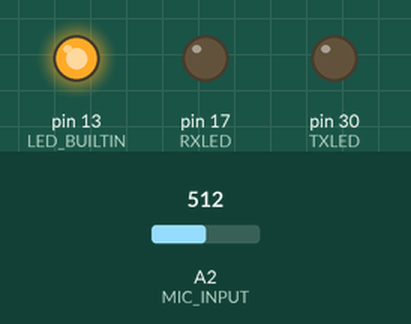
Simulated run of this sketch. Board: Arduino Mega 2560, built with avr-gcc and run on an emulated ATmega2560. Parts: output pins drawn as LEDs (lit = HIGH). The test bench sets the inputs (shaded band); at power-on: A2 (MIC_INPUT) = 512. What the sketch prints to the serial monitor is not drawn.

Above: at 2.0 s.
At 4.1 s:
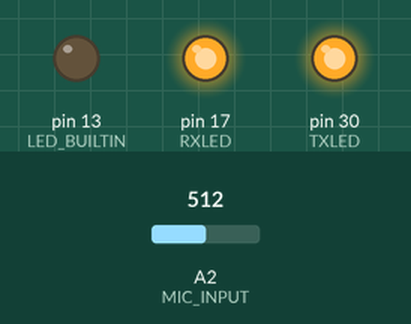
At 5.5 s:
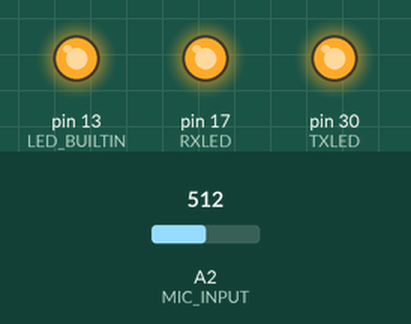
Timing chart, 0 to 6.5 s (numbered marks = the images above):
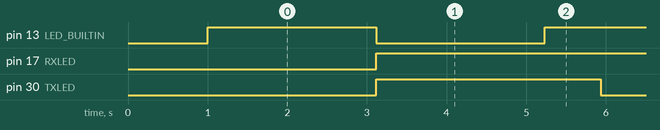

The sketch:

collect-data-envelope.ino
```cpp
/*
 * collect-data-envelope.ino
 * Data collection sketch for SIXT33N Voice Classification Lab
 *
 * EE16B Spring 2016
 * Emily Naviasky & Nathaniel Mailoa
 *
 * EE 16B Fall 2017
 * Andrew Blatner
 */

#define MIC_INPUT                   A2
#define SIZE                        5504
#define ADC_TIMER_MS                0.35
#define AVG_SHIFT                   5
#define AVG_SIZE                    (int) pow(2, AVG_SHIFT)
#define SIZE_AFTER_FILTER           (int) SIZE / AVG_SIZE

#define RXLED  17
#define TXLED  30

//data array and index pointer
int16_t out[SIZE_AFTER_FILTER] = {0};

int16_t re0[AVG_SIZE] = {0};
int16_t re1[AVG_SIZE] = {0};
volatile int re_pointer = 0;
int write_arr = 0;

void envelope(int16_t* data, int16_t* data_out, int index){
  int32_t avg = 0;
  for (int i = 0; i < AVG_SIZE; i++) {
      avg += data[i];
  }

  avg = avg >> AVG_SHIFT;
  data_out[index] = abs(data[0] - avg);

  for (int i = 1; i < AVG_SIZE; i++) {
      data_out[index] += abs(data[i] - avg);
  }
}

void setup(void) {
  //microphone ADC
  pinMode(MIC_INPUT, INPUT);
  pinMode(LED_BUILTIN, OUTPUT);
  pinMode(RXLED, OUTPUT);
  pinMode(TXLED, OUTPUT);
  delay(1000);

  re_pointer = 0;

  cli();

  TCCR1A = 0;// set entire TCCR1A register to 0
  TCCR1B = 0;// same for TCCR1B
  TCNT1  = 0;//initialize counter value to 0
  OCR1A = 15.624 * ADC_TIMER_MS;// = (16*10^6) / (1*1024) - 1 (must be <65536)
  TCCR1B |= (1 << WGM12);
  TCCR1B |= (1 << CS12) | (1 << CS10);
  TIMSK1 |= (1 << OCIE1A);

  sei();

  Serial.begin(38400);
}

int16_t * get_re(int loc){
  switch(loc){
    case 0:
      return re0;
    case 1:
      return re1;
    default:
      return re0;
  }
}


void loop(void) {
  if (re_pointer%AVG_SIZE == 0 && re_pointer <= SIZE){ // TODO: REMOVE second condition if not work
    write_arr = !write_arr;
    envelope(get_re(!write_arr), out, re_pointer>>AVG_SHIFT);
  }
  if (re_pointer == (int) (SIZE / 3)) {
    digitalWrite(TXLED, LOW);
  }
  if (re_pointer == (int) (SIZE * 2 / 3)) {
    digitalWrite(RXLED, LOW);
  }
  if (re_pointer == SIZE) {
    digitalWrite(LED_BUILTIN, LOW);
    digitalWrite(TXLED, HIGH);
    digitalWrite(RXLED, HIGH);

    // Print out recorded data
    Serial.println("Start");
    for (int i = 0; i < SIZE_AFTER_FILTER; i++) {
      Serial.println(out[i]);
    }

    delay(2000);
    re_pointer = 0;
  }
}


/*---------------------------*/
/*    Interrupt functions    */
/*---------------------------*/

ISR(TIMER1_COMPA_vect){
  if (re_pointer < SIZE) {
    digitalWrite(LED_BUILTIN, HIGH);
    get_re(write_arr)[re_pointer%AVG_SIZE] = (analogRead(MIC_INPUT) >> 4) - 128;
    re_pointer += 1;

  }
}
```

Measured:
- by itself, pin 13 (LED_BUILTIN): alternates HIGH for 2.1 s and LOW for 2.1 s
- by itself, pin 17 (RXLED): alternates HIGH for 3.5 s and LOW for 0.70 s
- by itself, pin 30 (TXLED): alternates HIGH for 2.8 s and LOW for 1.4 s
